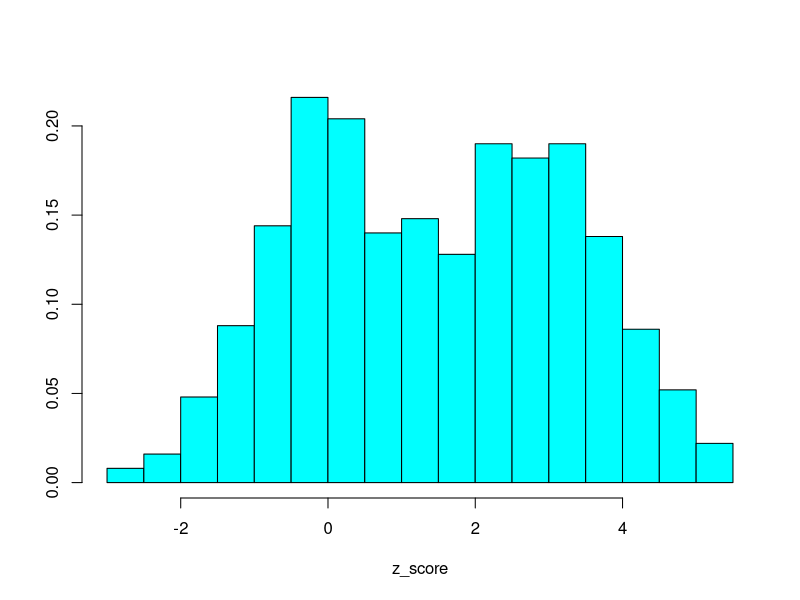
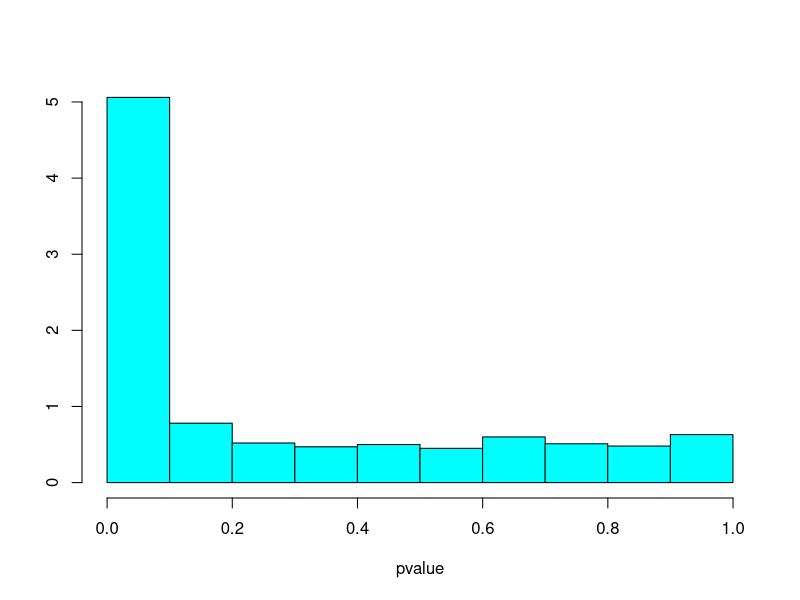
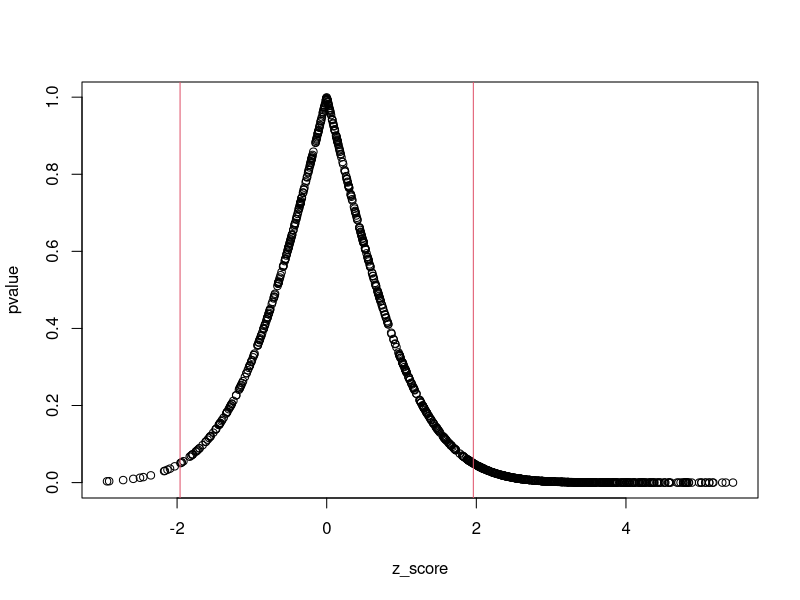
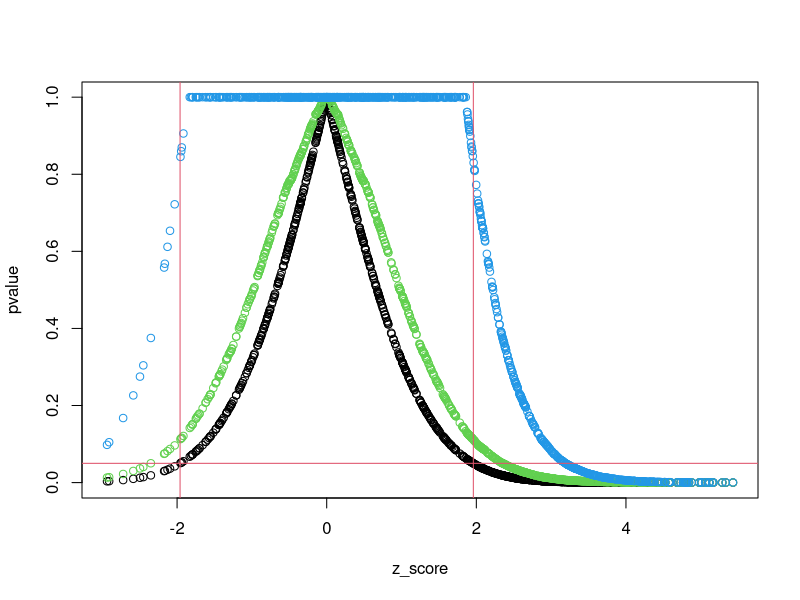
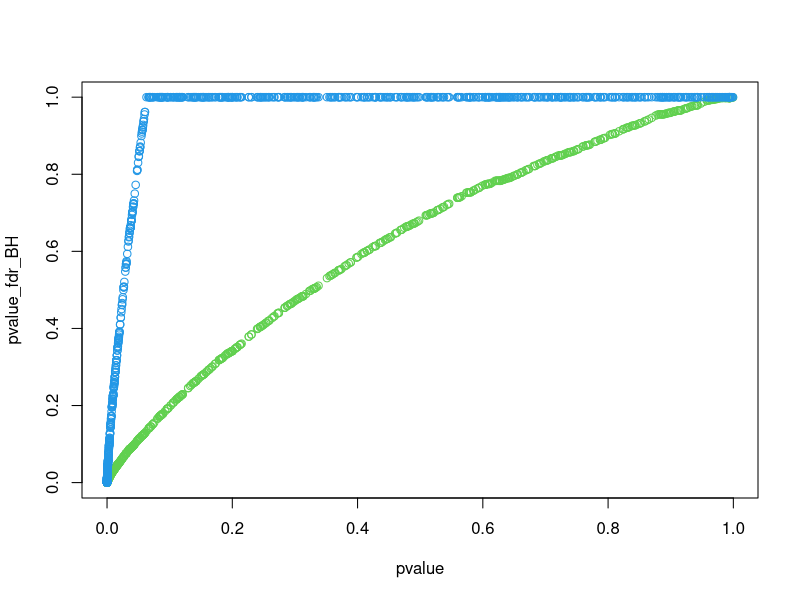

Source code (R) for these figures, in order:
## R_Demo_Model_Evaluation_false_discovery_rate.R
##########################################################################
## INSTRUCTOR: Christopher Fariss
## COURSE NAME: Programming and Simulation Methods for Computational Social Science (1T, 2W)
## University of Essex Summer School 2025
##
## Date: 2025-07-17
##
## Please e-mail me if you find any errors or have and suggestions
## e-mail: cjf0006@gmail.com
## e-mail: cjfariss@umich.edu
##
##########################################################################
##
## Introduction to tutorial:
##
## False Discovery Rate:
## the expected proportion of false discoveries among the rejected hypotheses
##
## Use this tool when you have many more columns of data than rows of data
##
## Penalize the calculated p_values.
## There are many possible corrections, many of which are available in R.
## The simplest criterion is to simply increase the threshold (decrease the p-value size) at which the researcher reports evidence of non-zero relationship.
##
## In general, these tools are designed to reduce the rate of false positives with respect to the hypothesis test under consideration.
## In other words, the methods penalize the standard p-value to reduce false discovery rate which is when we incorrectly reject the null hypothesis that there is no real effect.
## This means we pay a cost of more type II errors (false negatives) in an effort to reduce the rate of type I error (false positives).
##
## When the number of observations we have is limited, these corrections are useful to consider.
## In cases of large-scale datasets, consider using an out of sample testing procedure to reduce the false discovery rate.
##
## See for many other options see the R documentation here http://www.strimmerlab.org/notes/fdr.html
##
## As we discussed with the definitions of precision, recall, and accuracy, there is no strict advice on which p-value adjustment to use.
##
## Depending on the substantive goal of the modeling effort, the researcher may wish to minimize false positives or false negatives (identify all potential units that are of some class for further analysis).
##
## In an exploratory study, the researcher may wish to describe all potentially significant relationships as a starting point for additional research.
##
## If there are potential costs associated with the study, in particular for vulnerable populations, then considering a stricter criterion for reporting a statistically significant finding may be advisable.
##
## Keep in mind though, that not passing a threshold for statistically significant and thus rejecting a null hypothesis is distinct from estimating the precision of a null effect.
##
## Usually, these corrections are for large-scale hypothesis testing: i.e., 100s or 1000s of tests. If you had 100s of tests and only a handful produced a significant result, we would want to use a correction to rule out false positives.
## On the other hand, 100s of tests in which nearly all produce a significant test statistic probably may provide the researcher with a lot of confidence that the modelled relationships are capturing a true substantive relationship.
##
## There are several methods of correction available in R. Bonferroni is the most conservative but not too bad in scenarios with a small number of tests. The penalty to the p-value increases as the number of tests increases.
##
##########################################################################

library(MASS)

## generate random variable to use as Z-score
n <- 1000
z_score <- rnorm(n, mean = c(rep(0, n/2), rep(3, n/2)))
truehist(z_score)

## transform Z-score into p-value
pvalue <- 2*pnorm(-abs(z_score))
truehist(pvalue)
plot(z_score, pvalue)
abline(v=1.96, col=2)
abline(v=-1.96, col=2)


## adjust for potential false discoveries using the BH (Benjamini & Hochberg) adjustment
pvalue_fdr_BH <- p.adjust(pvalue, method="BH")

## adjust for potential false discoveries using the BY (Benjamini-Yekutieli) adjustment
pvalue_fdr_BY <- p.adjust(pvalue, method="BY")

## plot adjusted p_value by original p_value
plot(z_score, pvalue)
points(z_score, pvalue_fdr_BH, col=3)
points(z_score, pvalue_fdr_BY, col=4)
abline(v=1.96, col=2)
abline(v=-1.96, col=2)
abline(h=.05, col=2)

## plot adjusted p_value by original p_value
plot(pvalue, pvalue_fdr_BH, col=3)
points(pvalue, pvalue_fdr_BY, col=4)


## if you are curious: calculate the BY adjustment in base R use the code below (this is modified from code out of the p.adjust function in R)
index <- length(pvalue):1
o <- order(pvalue, decreasing = TRUE)
ro <- order(o)
q <- sum(1/(1:n))
pvalue_adjusted <- pmin(1, cummin(q * length(pvalue)/index * pvalue[o]))[ro]


## Evaluate the p-value corrections given a vecor of p-values
temp_list <- list()
for(i in 1:7){
  pvalues <- c(.01,.025, .05)
  pvalue_method <- c("holm", "hochberg", "hommel", "bonferroni", "BH", "BY", "fdr")
  adj_pvalue <- p.adjust(pvalues, method=pvalue_method[i])
  temp_list[[i]] <- data.frame(pvalue_method=pvalue_method[i], pvalues, adj_pvalue)
}
do.call("rbind", temp_list)
